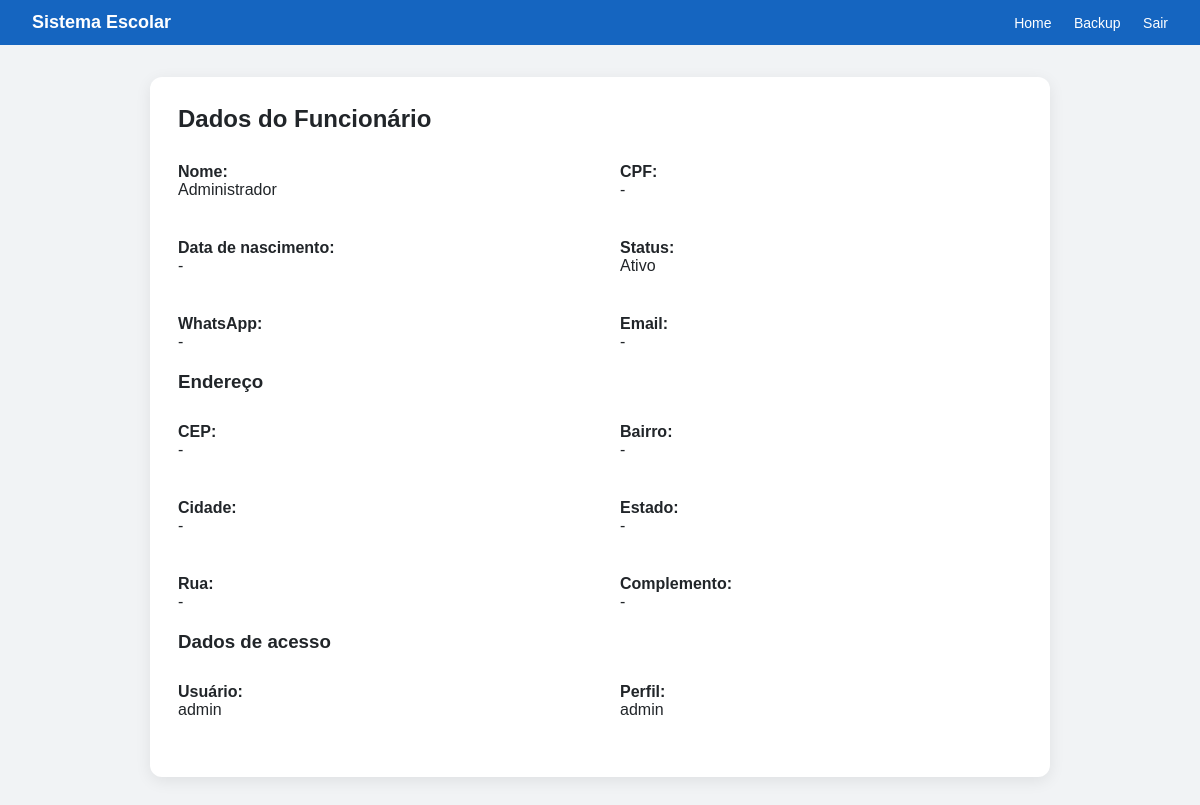
Page /ver_funcionario/1 (signed in) on the committed database.
### models.py (models this page shows)
class Usuario(db.Model):
    __tablename__ = "usuarios"
    id              = db.Column(db.Integer, primary_key=True)
    usuario         = db.Column(db.String(80), unique=True, nullable=False)
    senha           = db.Column(db.String(256), nullable=False)
    nome            = db.Column(db.String(120))
    perfil          = db.Column(db.String(40), default="secretaria")
    cpf             = db.Column(db.String(14))
    data_nascimento = db.Column(db.String(10))
    status          = db.Column(db.String(20), default="Ativo")
    telefone        = db.Column(db.String(20))
    email           = db.Column(db.String(120))
    endereco        = db.Column(db.String(200))

### routes/funcionario.py (the view)
@funcionario_bp.route("/ver_funcionario/<int:id>")
@login_required
def ver_funcionario(id):
    u = Usuario.query.get_or_404(id)
    return render_template("ver_funcionario.html", funcionario=u)

### security.py (called while the page is built)
def login_required(f):
    @wraps(f)
    def decorated(*args, **kwargs):
        if "usuario_id" not in session:
            flash("Faça login para continuar.", "erro")
            return redirect("/login")
        return f(*args, **kwargs)
    return decorated

### templates/ver_funcionario.html
{% extends "base.html" %}
{% block content %}
<div class="card" style="max-width:900px; margin:auto;">
    <h2>Dados do Funcionário</h2>
    <div class="grid-2">
        <div>
            <strong>Nome:</strong><br>
            {{ funcionario.nome }}
        </div>
        <div>
            <strong>CPF:</strong><br>
            {{ funcionario.cpf or "-" }}
        </div>
        <div>
            <strong>Data de nascimento:</strong><br>
            {{ funcionario.data_nascimento or "-" }}
        </div>
        <div>
            <strong>Status:</strong><br>
            {{ funcionario.status or "-" }}
        </div>
        <div>
            <strong>WhatsApp:</strong><br>
            {{ funcionario.telefone or "-" }}
        </div>
        <div>
            <strong>Email:</strong><br>
            {{ funcionario.email or "-" }}
        </div>
    </div>
    <h3 style="margin-top:20px;">Endereço</h3>
    <div class="grid-2">
        <div>
            <strong>CEP:</strong><br>
            {{ funcionario.cep or "-" }}
        </div>
        <div>
            <strong>Bairro:</strong><br>
            {{ funcionario.bairro or "-" }}
        </div>
        <div>
            <strong>Cidade:</strong><br>
            {{ funcionario.cidade or "-" }}
        </div>
        <div>
            <strong>Estado:</strong><br>
            {{ funcionario.estado or "-" }}
        </div>
        <div>
            <strong>Rua:</strong><br>
            {{ funcionario.endereco or "-" }}
        </div>
        <div>
            <strong>Complemento:</strong><br>
            {{ funcionario.complemento or "-" }}
        </div>
    </div>
    <h3 style="margin-top:20px;">Dados de acesso</h3>
    <div class="grid-2">
        <div>
            <strong>Usuário:</strong><br>
            {{ funcionario.usuario }}
        </div>
        <div>
            <strong>Perfil:</strong><br>
            {{ funcionario.perfil }}
        </div>
    </div>
</div>
{% endblock %}

### templates/base.html (shortened to what this page needs)
<!DOCTYPE html>
<html lang="pt-br">
<head>
    <link rel="stylesheet" href="{{ url_for('static', filename='style.css') }}">
</head>
</head>
<body class="executivo">
<header>
    <h1>Sistema Escolar</h1>
    <nav>
    <a href="/">Home</a>
    <a href="/backup_banco">Backup</a>
    <a href="/logout">Sair</a>
</nav>
</header>
<main>
    {% block content %}
    {% endblock %}
</main>
</body>
</html>

### static/style.css (style rules this page uses)
body { margin: 0; padding: 0; background: #f4f6f8; font-family: Arial, Helvetica, sans-serif; }
.card { background: #ffffff; border-radius: 8px; padding: 16px; margin-bottom: 20px; box-shadow: 0 2px 6px rgba(0,0,0,0.06); }
.navbar, header, .topo { background: #1565c0; position: fixed; top: 0; left: 0; width: 100%; z-index: 1000; }
.card { max-width: 100%; overflow-x: hidden; }
.grid-2 { display: grid; grid-template-columns: 1fr 1fr; gap: 15px; }
.grid-2 { display: grid; grid-template-columns: 1fr 1fr; gap: 10px; }
.grid-2 { display: grid; grid-template-columns: 1fr 1fr; gap: 20px; margin-bottom: 15px; }
main { width: 100%; }
.grid-2 { display: grid; grid-template-columns: 1fr 1fr; gap: 40px; width: 100%; max-width: 1400px; margin: 30px auto; }
.card { width: 100%; }
body { padding-top: 70px; }
html, body { margin: 0; padding: 0; }
.card { background: #ffffff; border-radius: 10px; padding: 18px; box-shadow: 0 2px 8px rgba(0,0,0,0.06); }
h3 { margin-top: -10px !important; margin-bottom: 8px; }

### templates/base.html (style rules this page uses)
:root { --azul: #0d6efd; --cinza: #f1f3f5; --cinza-escuro: #343a40; --preto: #212529; --branco: #ffffff; --verde: #198754; --vermelho: #dc3545; }
* { box-sizing: border-box; font-family: Arial, Helvetica, sans-serif; }
body { margin: 0; background-color: var(--cinza); color: var(--preto); }
header { margin: 0; background-color: #1565c0; color: #ffffff; padding: 12px 32px; display: flex; align-items: center; justify-content: space-between; position: sticky; top: 0; width: 100%; z-index: 1000; }
header h1 { margin: 0; font-size: 18px; }
nav a { color: var(--branco); margin-left: 18px; text-decoration: none; font-size: 14px; }
main { padding: 32px; }
.card { background-color: var(--branco); padding: 28px; border-radius: 12px; box-shadow: 0 4px 16px rgba(0,0,0,0.08); margin-bottom: 32px; }
h2, h3 { margin-top: 0; margin-bottom: 10px; }

### rows in the picture
Usuario: nome "Administrador", cpf "-", data_nascimento "-", status "Ativo", telefone "-", email "-", endereco "-", usuario "admin", perfil "admin"

### other values in the picture
{{ funcionario.cep or "-" }} "-"
{{ funcionario.bairro or "-" }} "-"
{{ funcionario.cidade or "-" }} "-"
{{ funcionario.estado or "-" }} "-"
{{ funcionario.complemento or "-" }} "-"
